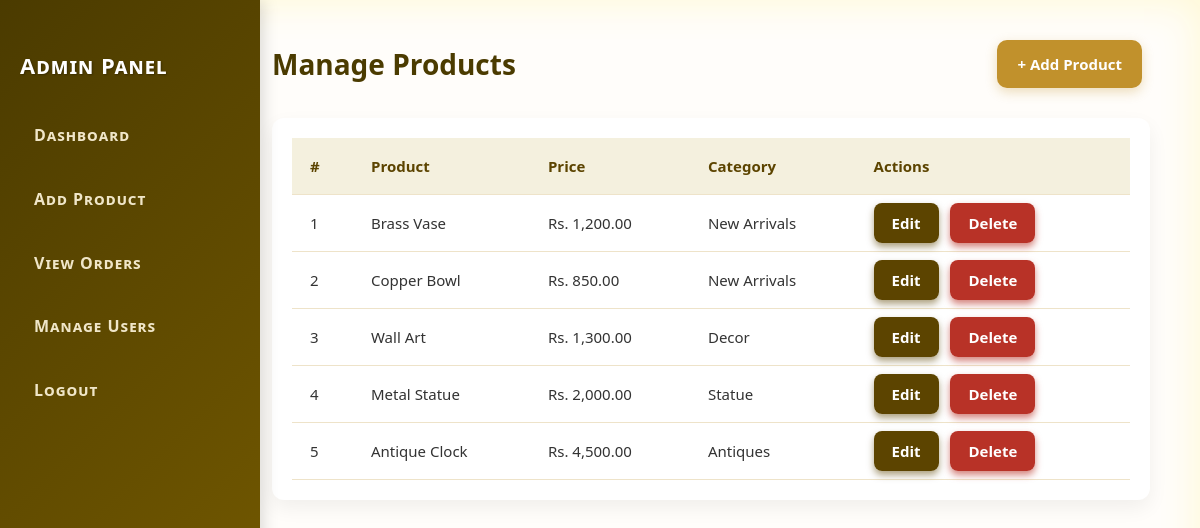
The app's page /manage_products.php (signed in), older data.
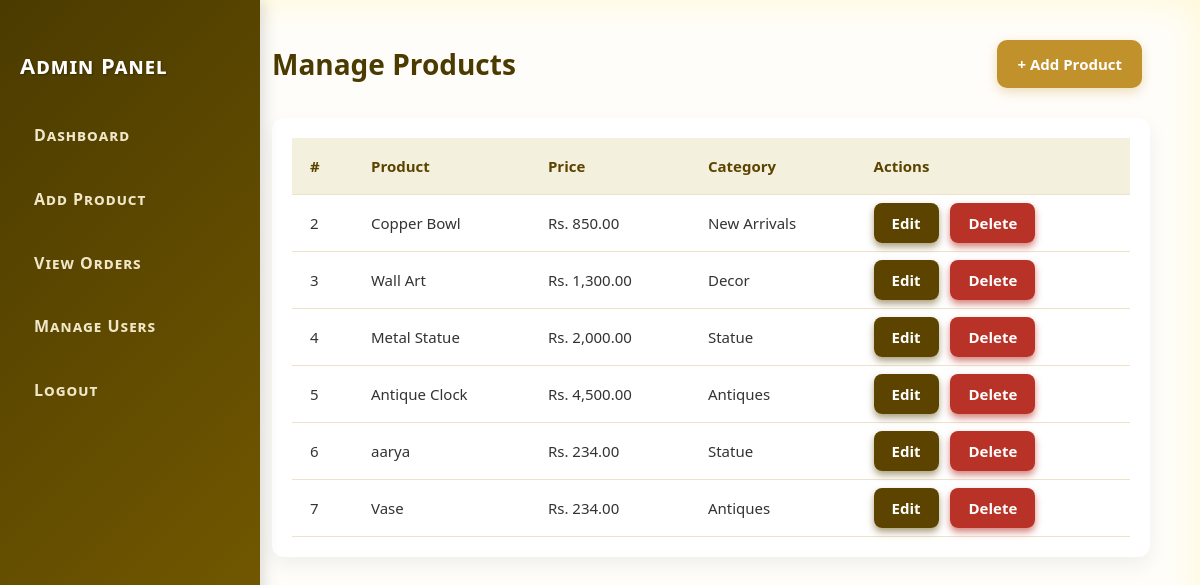
The same page, newer data.
### tables this page shows
CREATE TABLE `products` (
  `id` int(11) NOT NULL,
  `name` varchar(100) NOT NULL,
  `description` text DEFAULT NULL,
  `price` decimal(10,2) NOT NULL,
  `image` varchar(255) DEFAULT NULL,
  `category_id` int(11) DEFAULT NULL
);

CREATE TABLE `categories` (
  `id` int(11) NOT NULL,
  `name` varchar(50) NOT NULL
);

### manage_products.php (the view, shortened to what this page needs)
<?php
include 'db.php';
?>
<!DOCTYPE html>
<html lang="en">
<head>
  <link rel="stylesheet" href="admin.css">
</head>
<body>
  <div class="admin-container">
    <div class="admin-content">
      <div class="page-header">
        <?php include 'header.php'; ?>
        <h1>Manage Products</h1>
        <a href="add_product.php" class="button add-btn">+ Add Product</a>
      </div>
      <div class="table-wrapper">
        <table class="product-table">
          <thead>
            <tr>
              <th>#</th>
              <th>Product</th>
              <th>Price</th>
              <th>Category</th>
              <th class="action-header">Actions</th>
            </tr>
          </thead>
          <tbody>
            <?php
            $sql = "SELECT products.*, categories.name AS category FROM products LEFT JOIN categories ON products.category_id = categories.id";
            $result = $conn->query($sql);
            if ($result && $result->num_rows > 0):
              while ($row = $result->fetch_assoc()):
            ?>
            <tr>
              <td><?= $row['id'] ?></td>
              <td><?= htmlspecialchars($row['name']) ?></td>
              <td>Rs. <?= number_format($row['price'], 2) ?></td>
              <td><?= htmlspecialchars($row['category']) ?></td>
              <td class="action-buttons">
                <a href="edit_product.php?id=<?= $row['id'] ?>" class="button edit-btn">Edit</a>
                <a href="delete_product.php?id=<?= $row['id'] ?>" class="button danger-btn" onclick="return confirm('Delete this product?')">Delete</a>
              </td>
            </tr>
            <?php
              endwhile;
            else:
              echo '<tr><td colspan="5" class="no-data">No products available.</td></tr>';
            endif;
            ?>
          </tbody>
        </table>
      </div>
    </div>
  </div>
</body>
</html>

### header.php
<nav class="admin-sidebar">
  <h2>Admin Panel</h2>
  <ul>
    <li><a href="admin.php">Dashboard</a></li>
    <li><a href="add_product.php">Add Product</a></li>
    <li><a href="orders.php">View Orders</a></li>
    <li><a href="users.php">Manage Users</a></li>
    <li><a href="logout.php">Logout</a></li>
  </ul>
</nav>

### admin.css (style rules this page uses)
body { margin: 0; font-family: 'Segoe UI', Tahoma, Geneva, Verdana, sans-serif; background-color: #f9f7f1; color: #333; line-height: 1.6; -webkit-font-smoothing: antialiased; -moz-osx-font-smoothing: grayscale; -webkit-text-size-adjust: 100%; -moz-text-size-adjust: 100%; -ms-text-size-adjust: 100%; text-size-adjust: 100%; }
.admin-container { display: flex; min-height: 100vh; background-color: #f9f7f1; }
.admin-sidebar { width: 220px; background: linear-gradient(135deg, #4b3b00 0%, #7a5e00 100%); color: #fff; padding: 30px 20px; box-shadow: 3px 0 15px rgba(0, 0, 0, 0.15); position: fixed; top: 0; left: 0; bottom: 0; display: flex; flex-direction: column; justify-content: flex-start; font-variant: small-caps; letter-spacing: 1px; user-select: none; }
.admin-sidebar h2 { font-size: 22px; margin-bottom: 30px; font-weight: 700; text-shadow: 1px 1px 2px rgba(0, 0, 0, 0.3); }
.admin-sidebar ul { list-style: none; padding: 0; margin: 0; flex-grow: 1; }
.admin-sidebar ul li { margin-bottom: 18px; }
.admin-sidebar ul li a { color: #f0e6c8; text-decoration: none; font-weight: 600; display: block; padding: 10px 14px; border-radius: 6px; transition: background-color 0.3s ease, color 0.3s ease; }
.admin-content { margin-left: 220px; padding: 40px 50px; flex-grow: 1; border-left: 2px solid #e0d8c4; background-color: #fffdfa; min-height: 100vh; box-sizing: border-box; box-shadow: inset 0 0 40px #fff8d1; }
.button, button { background-color: #5c4400; color: white; padding: 10px 18px; border: none; border-radius: 8px; text-decoration: none; font-weight: 700; cursor: pointer; transition: background-color 0.3s ease, box-shadow 0.3s ease; margin-right: 8px; font-size: 15px; box-shadow: 0 4px 7px rgba(92, 68, 0, 0.5); }
.button.danger-btn { background-color: #b83227; box-shadow: 0 4px 7px rgba(184, 50, 39, 0.6); }
.page-header { display: flex; justify-content: space-between; align-items: center; margin-bottom: 30px; flex-wrap: wrap; }
.page-header h1 { font-size: 28px; font-weight: 800; color: #4b3b00; margin: 0; }
.add-btn { background-color: #c1912c; color: #fff; padding: 12px 20px; font-size: 15px; border-radius: 10px; box-shadow: 0 4px 12px rgba(193, 145, 44, 0.3); }
.table-wrapper { overflow-x: auto; background-color: #fff; border-radius: 12px; box-shadow: 0 8px 20px rgba(0, 0, 0, 0.06); padding: 20px; }
.product-table { width: 100%; border-collapse: collapse; font-size: 15px; min-width: 700px; }
.product-table thead { background-color: #f4f0de; }
.product-table th, .product-table td { padding: 16px 18px; text-align: left; border-bottom: 1px solid #eee3c9; }
.product-table th { color: #5c4400; font-weight: 700; }
.action-header { text-align: right; }
.action-buttons { text-align: right; }

Row changes from the older to the newer data that the page shows:
removed products: id "1", name "Brass Vase", price "1,200.00", category.name "New Arrivals"
added products: id "6", name "aarya", price "234.00", category.name "Statue"
added products: id "7", name "Vase", price "234.00", category.name "Antiques"
